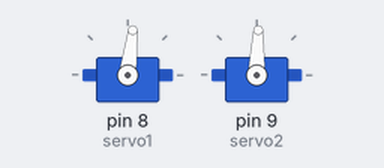
The sketch below on a simulated Arduino Uno, built with avr-gcc and run on an emulated ATmega328P. Parts: 2 × servo. What the sketch prints to the serial monitor is not drawn.

Above: at 0.05 s.
Timing chart, 0 to 12.1 s (numbered marks = the images above):
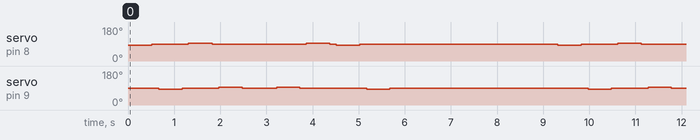

Measured:
- by itself, servo on pin 8 (servo1): repeats every 9.3 s: 93° 0.52 s, 88° 2.0 s, 93° 0.52 s, 88° 0.14 s, 83° 0.51 s, 88° 4.3 s, 83° 0.51 s, 88° 0.79 s
- by itself, servo on pin 9 (servo2): repeats every 9.3 s: 88° 0.80 s, 93° 0.50 s, 88° 0.75 s, 93° 0.50 s, 88° 1.5 s, 83° 0.50 s, 88° 4.3 s, 83° 0.50 s

The sketch:

Parker_Bell.ino
```cpp
#include <Servo.h>

#define NOTES_MAX 17
String NOTES[NOTES_MAX] = { "HIGH", "ER", "MEDIUM-LOW", "ER", "MEDIUM-HIGH", "ER", "LOW", "ER", "QR", "LOW", "ER", "MEDIUM-HIGH", "ER", "HIGH", "ER", "MEDIUM-LOW", "WR",};

int moveTime = 400; // Milliseconds

int measureSeconds = 4000; // Milliseconds

int SERVO1_LEFT = 1400;
int SERVO1_RIGHT = 1500;
int SERVO1_REST = 1450;

int SERVO2_LEFT = 1400;
int SERVO2_RIGHT = 1500;
int SERVO2_REST = 1450;

Servo servo1;
Servo servo2;

void setup()
{
  servo1.attach(8);
  servo2.attach(9);
  Serial.begin(9600);
  Serial.println("Online!");
}

void loop() {
  for (int i = 0; i < NOTES_MAX; i++) {
    // This is what note we will play during this part of the for() loop
    String theNote = NOTES[i];
    Serial.println("I am going to play " + theNote);

    // Now we are going to determine where servo1 and servo2 should go
    int servo1Position = SERVO1_REST;
    int servo2Position = SERVO2_REST;
    int restTime = 0;

    if (theNote == "HIGH") {
      servo1Position = SERVO1_LEFT;
    } else if (theNote == "MEDIUM-HIGH") {
      servo1Position = SERVO1_RIGHT;
    } else if (theNote == "MEDIUM-LOW") {
      servo2Position = SERVO2_LEFT;
    } else if (theNote == "LOW") {
      servo2Position = SERVO2_RIGHT;
    }
    else if (theNote == "ER") {
      restTime = measureSeconds / 8;
    } else if (theNote == "QR") {
      restTime = measureSeconds / 4;
    } else if (theNote == "HR") {
      restTime = measureSeconds / 2;
    } else if (theNote == "WR") {
      restTime = measureSeconds;
    }

    // Now we are going to use that information to
    // move the servos
    Serial.print("Moving servo1 to ");
    Serial.println(servo1Position);
    servo1.writeMicroseconds(servo1Position);

    Serial.print("Moving servo2 to ");
    Serial.println(servo2Position);
    servo2.writeMicroseconds(servo2Position);

    if (restTime == 0) { // This is real note
      Serial.print("Sent servo location commands, sleep for ");
      Serial.print(moveTime);
      Serial.println(" milliseconds to wait for servos to arrive at location");
      delay(moveTime);

      if (servo1Position != SERVO1_REST) {
        Serial.println("Moving servo1 to rest position");
        servo1.writeMicroseconds(SERVO1_REST);
      }

      if (servo2Position != SERVO2_REST) {
        Serial.println("Moving servo2 to rest position");
        servo2.writeMicroseconds(SERVO2_REST);
      }
    } else { // This is a rest
      if (restTime > moveTime) {
        delay(restTime - moveTime);
      }
    }
  }
}
```
